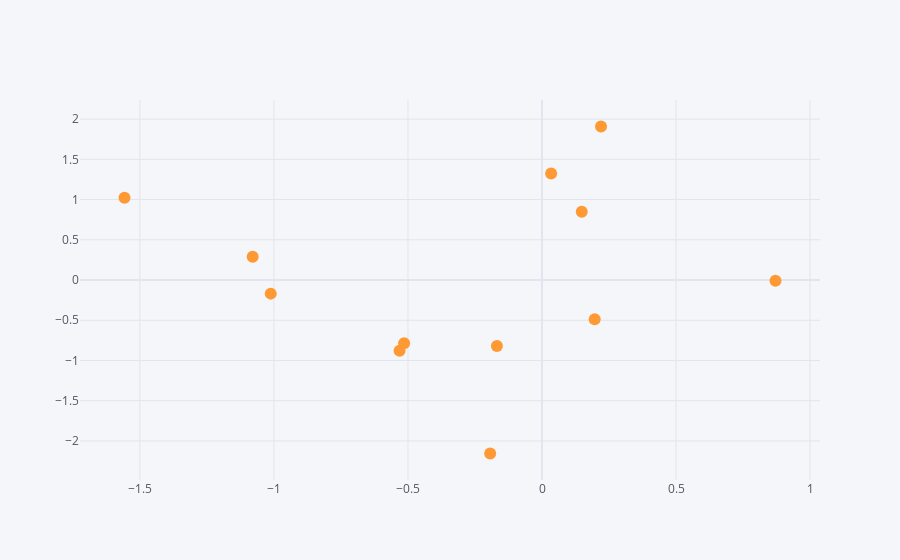

Notebook code cell kept with this figure:
### Code cell
df.iplot(x='A',y='B',mode='markers')

### Figure 1 — Plotly figure (JSON) as saved in the notebook; plotly's stock layout.template omitted (floating-point values rounded to 4 significant figures)
{"data": [{"line": {"color": "rgba(255, 153, 51, 1.0)", "dash": "solid", "shape": "linear", "width": 1.3}, "marker": {"size": 12, "symbol": "circle"}, "mode": "markers", "name": "B", "text": "", "type": "scatter", "x": [-0.1933, -1.557, -0.5145, 0.1482, 0.1966, -0.5314, -1.012, 0.0341, -0.1682, 0.2202, -1.079, 0.8711], "y": [-2.156, 1.024, -0.7846, 0.8496, -0.4881, -0.8795, -0.169, 1.324, -0.8197, 1.908, 0.2887, -0.008744]}], "layout": {"legend": {"bgcolor": "#F5F6F9", "font": {"color": "#4D5663"}}, "paper_bgcolor": "#F5F6F9", "plot_bgcolor": "#F5F6F9", "title": {"font": {"color": "#4D5663"}}, "xaxis": {"gridcolor": "#E1E5ED", "showgrid": true, "tickfont": {"color": "#4D5663"}, "title": {"font": {"color": "#4D5663"}, "text": ""}, "zerolinecolor": "#E1E5ED"}, "yaxis": {"gridcolor": "#E1E5ED", "showgrid": true, "tickfont": {"color": "#4D5663"}, "title": {"font": {"color": "#4D5663"}, "text": ""}, "zerolinecolor": "#E1E5ED"}}}
